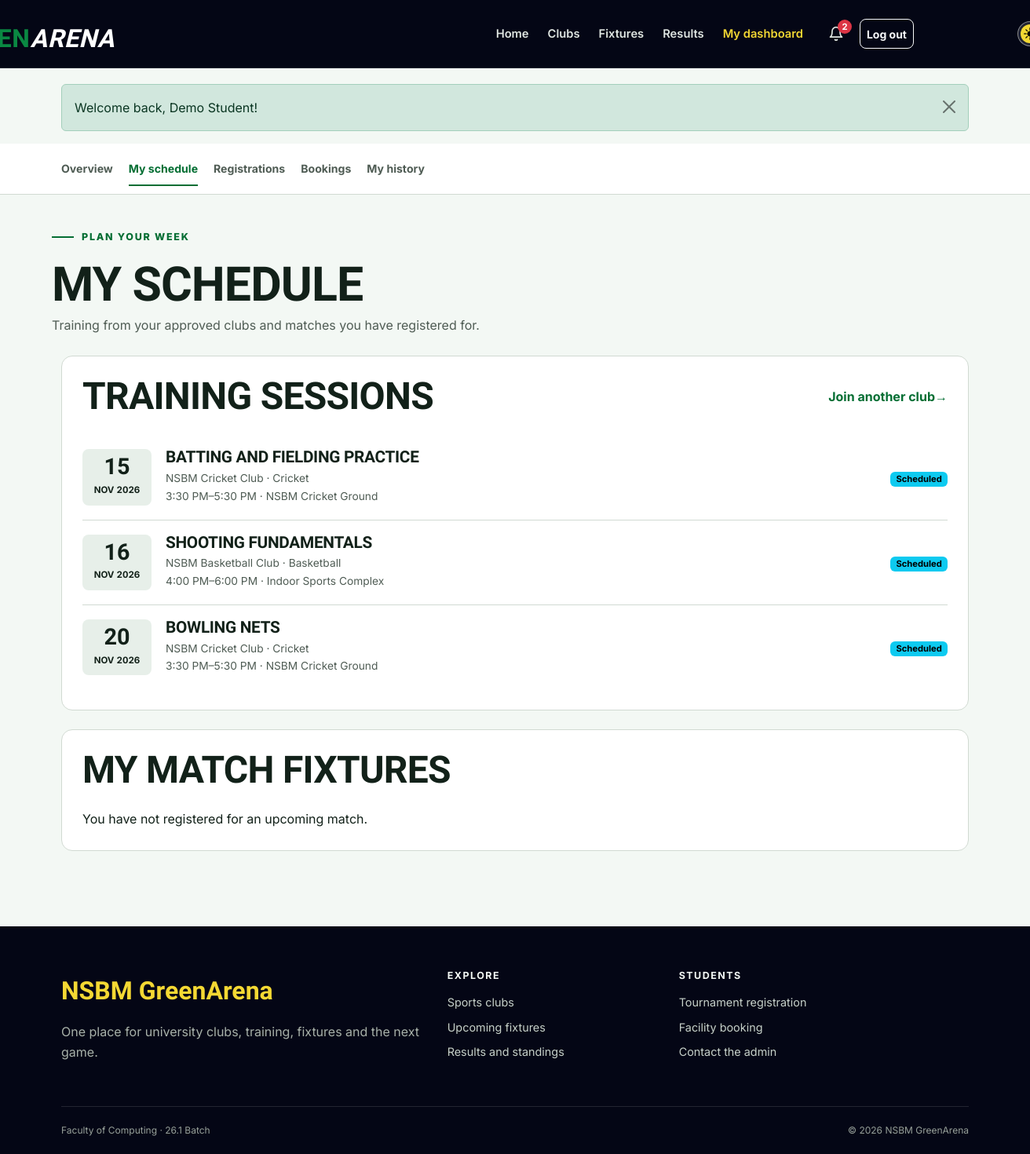
/student/calendar.php (signed in), run on the app's committed database.
### tables this page shows
CREATE TABLE users (
    id INT UNSIGNED AUTO_INCREMENT PRIMARY KEY,
    student_id VARCHAR(20) NOT NULL UNIQUE,
    full_name VARCHAR(100) NOT NULL,
    email VARCHAR(120) NOT NULL UNIQUE,
    password_hash VARCHAR(255) NOT NULL,
    role ENUM('student', 'admin') NOT NULL DEFAULT 'student',
    created_at TIMESTAMP DEFAULT CURRENT_TIMESTAMP
);

CREATE TABLE training_sessions (
    id INT UNSIGNED AUTO_INCREMENT PRIMARY KEY,
    club_id INT UNSIGNED NOT NULL,
    title VARCHAR(120) NOT NULL,
    session_date DATE NOT NULL,
    start_time TIME NOT NULL,
    end_time TIME NOT NULL,
    venue VARCHAR(120) NOT NULL,
    created_at TIMESTAMP DEFAULT CURRENT_TIMESTAMP,
    FOREIGN KEY (club_id) REFERENCES clubs(id) ON DELETE CASCADE
);

CREATE TABLE clubs (
    id INT UNSIGNED AUTO_INCREMENT PRIMARY KEY,
    name VARCHAR(100) NOT NULL UNIQUE,
    sport VARCHAR(80) NOT NULL,
    description TEXT NOT NULL,
    coach_name VARCHAR(100) NOT NULL,
    meeting_day VARCHAR(20) NOT NULL,
    location VARCHAR(120) NOT NULL,
    max_members SMALLINT UNSIGNED NOT NULL DEFAULT 30,
    status ENUM('active', 'inactive') NOT NULL DEFAULT 'active',
    created_at TIMESTAMP DEFAULT CURRENT_TIMESTAMP
);

### includes/auth.php (called while the page is built, shortened)
<?php
function current_user()
{
    $user = fetch_one('SELECT id, student_id, full_name, email, role FROM users WHERE id = ?', [$_SESSION['user_id']]);
    return $user;
}

### student/calendar.php (the view, shortened to what this page needs)
<?php
$activePage = 'dashboard';
$userId = current_user()['id'];
$sessions = fetch_all("SELECT s.*, c.name AS club_name, c.sport
    FROM training_sessions s
    JOIN clubs c ON c.id = s.club_id
    JOIN memberships m ON m.club_id = c.id
    WHERE m.user_id = ? AND m.status = 'approved' AND s.session_date >= CURDATE()
    ORDER BY s.session_date, s.start_time", [$userId]);
$matches = fetch_all("SELECT m.*, mr.preferred_team
    FROM match_registrations mr
    JOIN matches m ON m.id = mr.match_id
    WHERE mr.user_id = ? AND mr.status = 'registered' AND m.status = 'scheduled' AND m.match_datetime >= NOW()
    ORDER BY m.match_datetime", [$userId]);
include __DIR__ . '/../includes/header.php';
include __DIR__ . '/../includes/student_nav.php';
?>
<div class="container dashboard-head"><span class="section-kicker">Plan your week</span>
    <h1>My schedule</h1><p>Training from your approved clubs and matches you have registered for.</p>
</div>
<div class="container dashboard-content">
    <section class="content-panel">
        <div class="page-title-row">
            <h2>Training sessions</h2><a class="link-arrow" href="<?= e(url('clubs.php')) ?>">Join another club</a>
        </div><?php if ($sessions): ?>
            <ul class="schedule-list"><?php foreach ($sessions as $session): ?>
                    <li class="schedule-item">
                        <div class="date-block"><strong><?= format_date($session['session_date'], 'd') ?></strong><span><?= format_date($session['session_date'], 'M Y') ?></span>
                        </div>
                        <div>
                            <h3><?= e($session['title']) ?></h3>
                            <p><?= e($session['club_name']) ?> · <?= e($session['sport']) ?></p>
                            <p><?= format_time($session['start_time']) ?>–<?= format_time($session['end_time']) ?> · <?= e($session['venue']) ?></p>
                        </div><span><?= status_badge('scheduled') ?></span>
                </li><?php endforeach; ?>
        </ul><?php else: ?>
            <div class="empty-state">
                <h3>No training scheduled</h3><p>Sessions appear here after your club membership is approved.</p>
        </div><?php endif; ?>
    </section>
    <section class="content-panel">
        <h2 class="mb-4">My match fixtures</h2><?php if ($matches): ?>
            <div class="table-responsive">
                <table class="table">
                    <thead>
                        <tr>
                            <th>Date</th>
                            <th>Match</th>
                            <th>Preferred team</th>
                            <th>Venue</th>
                        </tr>
                    </thead>
                    <tbody>
                        <?php foreach ($matches as $match): ?>
                            <tr>
                                <td><?= format_date($match['match_datetime']) ?><br><small><?= format_time($match['match_datetime']) ?></small></td>
                                <td><strong><?= e($match['home_team']) ?> vs <?= e($match['away_team']) ?></strong><br><small><?= e($match['sport']) ?></small></td>
                                <td><?= e($match[$match['preferred_team'] . '_team']) ?></td>
                                <td><?= e($match['venue']) ?></td>
                        </tr><?php endforeach; ?>
                    </tbody>
                </table>
        </div><?php else: ?><p class="mb-0">You have not registered for an upcoming match.</p><?php endif; ?>
    </section>
</div>
<?php include __DIR__ . '/../includes/footer.php'; ?>

### includes/header.php (shortened to what this page needs)
<?php
$activePage = $activePage ?? '';
$bodyClass = $bodyClass ?? '';
$user = current_user();
$flashes = get_flashes();
$unreadNotifications = $user ? unread_count($user['id']) : 0;
?>
<!doctype html>
<html lang="en">
    <head>
        <link href="https://cdn.jsdelivr.net/npm/bootstrap@5.3.3/dist/css/bootstrap.min.css" rel="stylesheet">
        <link href="<?= e(asset('css/style.css')) ?>" rel="stylesheet">
        <link href="<?= e(asset('css/theme.css')) ?>" rel="stylesheet">
    </head>
    <body class="<?= e($bodyClass) ?>">
        <header>
            <nav class="navbar navbar-expand-lg navbar-dark site-navbar" aria-label="Main navigation">
                <div class="container">
                    <a class="navbar-brand brand" href="<?= e(url('index.php')) ?>" aria-label="NSBM GreenArena home">
                        <span class="green-arena-title"><span class="t-nsbm">  NSBM</span><span class="t-green">GREEN</span><span class="t-arena">ARENA</span></span>
                    </a>
                    <div class="collapse navbar-collapse" id="mainNav">
                        <ul class="navbar-nav ms-auto align-items-lg-center">
                            <li class="nav-item"><a class="nav-link <?= active_class('home', $activePage) ?>" href="<?= e(url('index.php')) ?>">Home</a></li>
                            <li class="nav-item"><a class="nav-link <?= active_class('clubs', $activePage) ?>" href="<?= e(url('clubs.php')) ?>">Clubs</a></li>
                            <li class="nav-item"><a class="nav-link <?= active_class('fixtures', $activePage) ?>" href="<?= e(url('fixtures.php')) ?>">Fixtures</a></li>
                            <li class="nav-item"><a class="nav-link <?= active_class('results', $activePage) ?>" href="<?= e(url('results.php')) ?>">Results</a></li>
                            <?php if ($user): ?>
                                <li class="nav-item"><a class="nav-link <?= active_class('dashboard', $activePage) ?>" href="<?= e(url($user['role'] === 'admin' ? 'admin/index.php' : 'student/dashboard.php')) ?>"><?= $user['role'] === 'admin' ? 'Admin panel' : 'My dashboard' ?></a></li>
                                <li class="nav-item ms-lg-2">
                                    <a class="nav-link notification-bell <?= active_class('notifications', $activePage) ?>" href="<?= e(url('notifications.php')) ?>" aria-label="Notifications">
                                        <svg width="20" height="20" viewBox="0 0 24 24" fill="none" stroke="currentColor" stroke-width="2" stroke-linecap="round" stroke-linejoin="round" aria-hidden="true"><path d="M18 8a6 6 0 0 0-12 0c0 7-3 9-3 9h18s-3-2-3-9"/><path d="M13.7 21a2 2 0 0 1-3.4 0"/></svg>
                                        <span class="notification-badge" id="notification-count" <?= $unreadNotifications > 0 ? '' : 'hidden' ?>><?= $unreadNotifications ?></span>
                                    </a>
                                </li>
                                <li class="nav-item ms-lg-2">
                                    <form action="<?= e(url('logout.php')) ?>" method="post" class="m-0">
                                        <button class="btn btn-sm btn-outline-light w-100" type="submit">Log out</button>
                                    </form>
                                </li>
                            <?php else: ?>
                                <li class="nav-item"><a class="nav-link <?= active_class('login', $activePage) ?>" href="<?= e(url('login.php')) ?>">Log in</a></li>
                                <li class="nav-item ms-lg-2 mt-2 mt-lg-0"><a class="btn btn-sm btn-sport" href="<?= e(url('register.php')) ?>">Join GreenArena</a></li>
                            <?php endif; ?>
                            <li class="nav-item ms-lg-2 mt-2 mt-lg-0">
                                <button class="theme-switch" id="theme-toggle" type="button" role="switch" aria-checked="false" aria-label="Dark mode">
                                    <img class="switch-icon icon-sun" src="<?= e(asset('img/sun.png')) ?>" alt="">
                                </button>
                            </li>
                        </ul>
                    </div>
                </div>
            </nav>
        </header>
        <main id="main-content">
            <?php if ($flashes): ?>
                <div class="container flash-container" aria-live="polite">
                    <?php foreach ($flashes as $message): ?>
                        <div class="alert alert-<?= e($message['type']) ?> alert-dismissible fade show" role="alert">
                            <?= e($message['message']) ?>
                            <button type="button" class="btn-close" data-bs-dismiss="alert" aria-label="Close"></button>
                        </div>
                    <?php endforeach; ?>
                </div>
            <?php endif; ?>

### includes/functions.php (shortened to what this page needs)
<?php
function e($value)
{
    return htmlspecialchars($value ?? '', ENT_QUOTES);
}
function url($path = '')
{
    return BASE_PATH . '/' . ltrim($path, '/');
}
function asset($path)
{
    return url('assets/' . ltrim($path, '/'));
}
function run_query($sql, $params = [])
{
    global $connection;
    $statement = mysqli_prepare($connection, $sql);
    if (count($params) > 0) {
        $types = str_repeat('s', count($params));
        mysqli_stmt_bind_param($statement, $types, ...$params);
    }
    if (!mysqli_stmt_execute($statement)) {
        die('SQL error: ' . mysqli_stmt_error($statement));
    }
    return $statement;
}
function fetch_all($sql, $params = [])
{
    $statement = run_query($sql, $params);
    $result = mysqli_stmt_get_result($statement);
    return mysqli_fetch_all($result, MYSQLI_ASSOC);
}
function fetch_one($sql, $params = [])
{
    $rows = fetch_all($sql, $params);
    if (count($rows) > 0) {
        return $rows[0];
    }
    return false;
}
function get_flashes()
{
    $messages = $_SESSION['flash'] ?? [];
    return $messages;
}
function format_date($date, $format = 'd M Y')
{
    if ($date) {
        return date($format, strtotime($date));
    }
    return 'Not set';
}
function format_time($time)
{
    if ($time) {
        return date('g:i A', strtotime($time));
    }
    return 'Not set';
}
function status_badge($status)
{
    $classes = [
        'approved' => 'success',
        'active' => 'success',
        'completed' => 'success',
        'registered' => 'success',
        'ongoing' => 'info',
        'scheduled' => 'info',
        'pending' => 'warning',
        'upcoming' => 'warning',
        'rejected' => 'danger',
        'cancelled' => 'danger',
        'maintenance' => 'danger',
        'inactive' => 'secondary',
        'withdrawn' => 'secondary',
    ];
    $class = $classes[$status] ?? 'secondary';
    return '<span class="badge text-bg-' . $class . '">' . e(ucfirst($status)) . '</span>';
}
function active_class($page, $activePage)
{
    if ($page === $activePage) {
        return 'active';
    }
    return '';
}
function notifications_ready()
{
    global $connection;
    static $ready = null;
    if ($ready === null) {
        $result = mysqli_query($connection, "SHOW TABLES LIKE 'notifications'");
        $ready = $result && mysqli_num_rows($result) > 0;
    }
    return $ready;
}
function unread_count($userId)
{
    if (!notifications_ready()) {
        return 0;
    }
    return (int) fetch_one('SELECT COUNT(*) AS total FROM notifications WHERE user_id = ? AND is_read = 0', [$userId])['total'];
}

### assets/css/theme.css (style rules this page uses)
.theme-switch { position: relative; display: inline-flex; align-items: center; justify-content: space-between; width: 62px; height: 32px; padding: 0 7px; border: 1px solid rgba(255, 255, 255, 0.45); border-radius: 16px; background: rgba(255, 255, 255, 0.12); cursor: pointer; }
.switch-icon { position: relative; z-index: 1; width: 16px; height: 16px; }
@media (min-width: 1200px) { .theme-switch { transform: translateX(200%); } }
@media (min-width: 1200px) { .green-arena-title { transform: translateX(-100%); } }

### data on the page
users: id "2"
training_sessions: session_date "15", session_date "NOV 2026", title "BATTING AND FIELDING PRACTICE", club.name "NSBM Cricket Club", club.sport "Cricket", start_time "3:30 PM", end_time "5:30 PM", venue "NSBM Cricket Ground"
training_sessions: session_date "16", session_date "NOV 2026", title "SHOOTING FUNDAMENTALS", club.name "NSBM Basketball Club", club.sport "Basketball", start_time "4:00 PM", end_time "6:00 PM", venue "Indoor Sports Complex"
training_sessions: session_date "20", session_date "NOV 2026", title "BOWLING NETS", club.name "NSBM Cricket Club", club.sport "Cricket", start_time "3:30 PM", end_time "5:30 PM", venue "NSBM Cricket Ground"

### other printed values
$message['message'] "Welcome back, Demo Student!"
